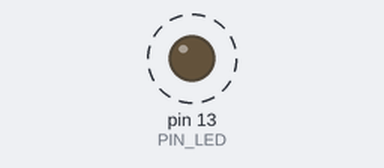
Bench run of a sketch on a simulated Arduino Uno, built with avr-gcc and run on an emulated ATmega328P. Parts: output pins drawn as LEDs (lit = HIGH). Dashed ring = blinking. What the sketch prints to the serial monitor is not drawn.

Above: at 0.5 s.
Timing chart, 0 to 4.6 s (numbered marks = the images above):
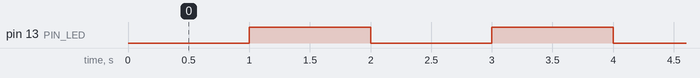

Measured:
- by itself, pin 13 (PIN_LED): alternates HIGH for 1.0 s and LOW for 1.0 s

The sketch:

04_example_3.ino
```cpp
#define PIN_LED 13
unsigned int count;
bool toggle;

void setup() {
    pinMode(PIN_LED, OUTPUT);
    Serial.begin(115200);
    while (!Serial) {
        // wait
    }
    toggle = HIGH;
}

void loop() {
    Serial.println(++count);
    toggle = set_toggle(toggle);
    digitalWrite(PIN_LED, toggle);
    delay(1000);
}

bool set_toggle(bool toggle) {
    return !toggle;
}
```
